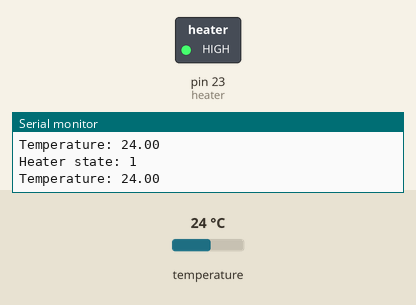
The sketch below on a simulated Arduino Mega 2560, built with avr-gcc and run on an emulated ATmega2560. Shown: switched loads named in the sketch (green lamp = pin HIGH), the last lines printed to the serial monitor. Inputs (shaded band) come from the test bench; at power-on: temperature 24 °C.

Above: at 1.2 s.
1.3 s: temperature set to 27.3 °C
4.3 s: temperature set to 28.7 °C
At 5.5 s:
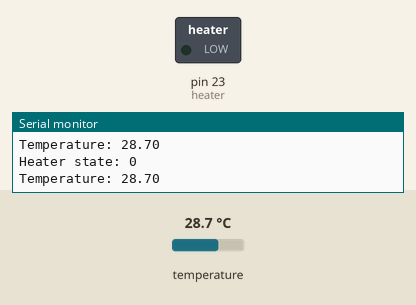
Timing chart, 0 to 7.3 s (numbered marks = the images above; inputs shaded):
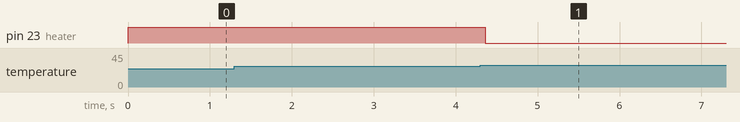

Measured:
- the behaviour switches between 27.9 and 28 °C on temperature (found by bisection; images 0 and 1)
- after the input at 4.3 s, pin 23 (heater): HIGH → LOW after 0.06 s

The sketch:

ssi-65-heating-avionics.ino
```cpp
/*
 * Heating Avionics for Netflix Launch SSI - 65
 *
 */
#include <Wire.h>
#include <SPI.h>
#include <Adafruit_Sensor.h>
#include <Adafruit_BMP280.h>

#define BMP_SCK 13
#define BMP_MISO 12
#define BMP_MOSI 11
#define BMP_CS 10

Adafruit_BMP280 bmp; // I2C
//Adafruit_BMP280 bmp(BMP_CS); // hardware SPI
//Adafruit_BMP280 bmp(BMP_CS, BMP_MOSI, BMP_MISO,  BMP_SCK);

#define DEBUG // comment out to turn off debugging
#ifdef DEBUG
#define DEBUG_PRINT(x)  Serial.print (String(x))
#define DEBUG_PRINTLN(x)  Serial.println (String(x))
#else
#define DEBUG_PRINT(x)
#define DEBUG_PRINTLN(x)
#endif

int heat = 0;
bool heaterOn = false;
const int lower_threshold = 25;
const int upper_threshold = 27;
const int heater = 23;

void setup() {


 // put your setup code here, to run once:
 Serial.begin(9600);
pinMode(heater, OUTPUT);
digitalWrite(heater, HIGH);
heaterOn = true;

 Serial.println("ok");
 if(!bmp.begin()){
   Serial.println("wrong");
 }

}

void loop() {
  double tempIn = bmp.readTemperature();
  heat = tempIn;
  Serial.print("Temperature: ");
  Serial.println(tempIn);
  Serial.print("Heater state: ");
  Serial.println(heaterOn);

  //checking if it's below upperthreshold
 if (heat > upper_threshold && heaterOn == 1) {
     digitalWrite(heater, LOW);
     heaterOn = false;
     Serial.println("heater off");

   }
   else if (heat < lower_threshold && heaterOn == 0) {
     digitalWrite(heater, HIGH);
     heaterOn = true;
     Serial.println("heater on");
   }
}
```
